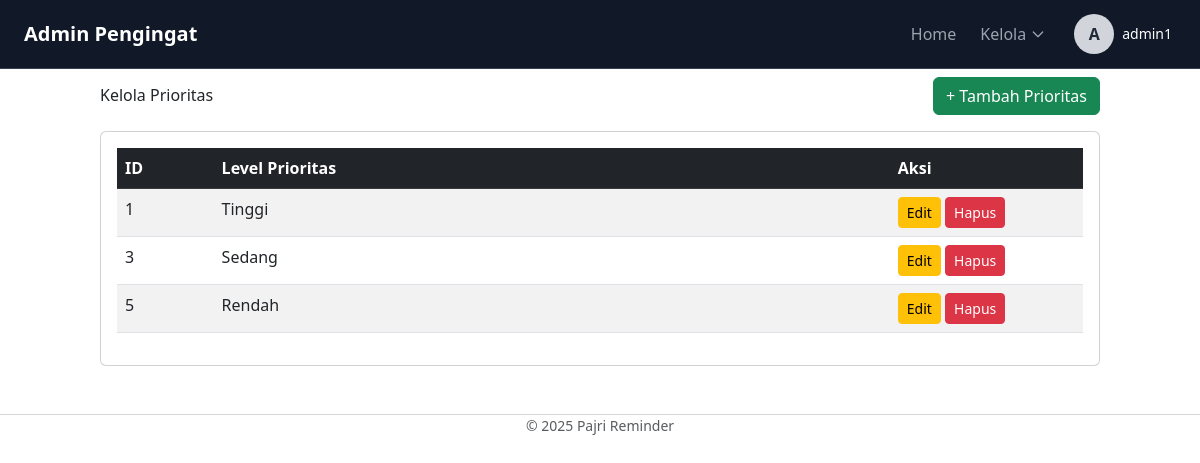
Page /admin/kelola_prioritas.php (signed in) on the committed database.
### tables this page shows
CREATE TABLE `priorities` (
  `id` int NOT NULL,
  `level` varchar(20) NOT NULL
);

### admin/kelola_prioritas.php (the view, shortened to what this page needs)
<?php
require_once '../koneksi.php';
$stmt = $pdo->query("SELECT * FROM priorities ORDER BY id");
$priorities = $stmt->fetchAll();
?>
<!DOCTYPE html>
<html>
<head>
    <link href="https://cdn.jsdelivr.net/npm/bootstrap@5.3.0/dist/css/bootstrap.min.css" rel="stylesheet">
</head>
<body>
    <?php include 'header.php'; ?>
    <div class="container content-container">
        <div class="row align-items-center mb-3">
            <div class="col-md-6">
                <h3 class="mb-0">Kelola Prioritas</h3>
            </div>
            <div class="col-md-6 text-md-end"><a href="tambah_prioritas.php" class="btn btn-success">+ Tambah
                    Prioritas</a></div>
        </div>
        <div class="card">
            <div class="card-body">
                <table class="table table-striped table-hover">
                    <thead class="table-dark">
                        <tr>
                            <th scope="col" style="width: 10%;">ID</th>
                            <th scope="col">Level Prioritas</th>
                            <th scope="col" style="width: 20%;">Aksi</th>
                        </tr>
                    </thead>
                    <tbody>
                        <?php foreach ($priorities as $priority): ?>
                            <tr>
                                <td><?= htmlspecialchars($priority['id']) ?></td>
                                <td><?= htmlspecialchars($priority['level']) ?></td>
                                <td>
                                    <a href="edit_prioritas.php?id=<?= $priority['id'] ?>"
                                        class="btn btn-warning btn-sm">Edit</a>
                                    <a href="hapus_prioritas.php?id=<?= $priority['id'] ?>" class="btn btn-danger btn-sm"
                                        onclick="return confirm('Hapus prioritas ini?')">Hapus</a>
                                </td>
                            </tr>
                        <?php endforeach; ?>
                    </tbody>
                </table>
            </div>
        </div>
    </div>
    <?php include 'footer.php'; ?>
</body>
</html>

### admin/kelola_prioritas.php (style rules this page uses)
.content-container { margin-top: 77px; }

### rows in the picture
priorities: id "1", level "Tinggi"
priorities: id "3", level "Sedang"
priorities: id "5", level "Rendah"

### other values in the picture
substr($_SESSION['admin']['username'] ?? 'A', 0, 1) "A"
$_SESSION['admin']['username'] "admin1"
